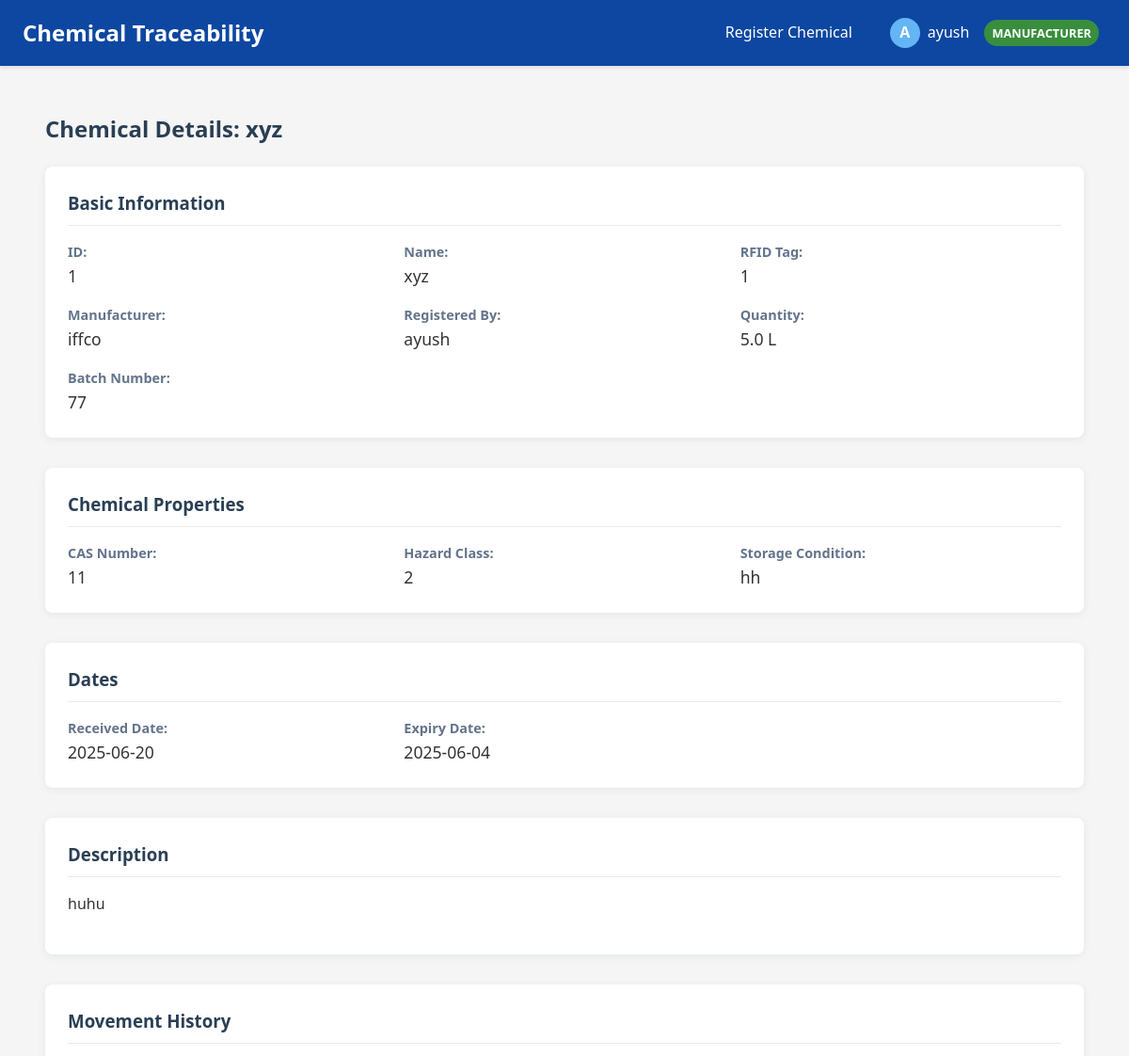
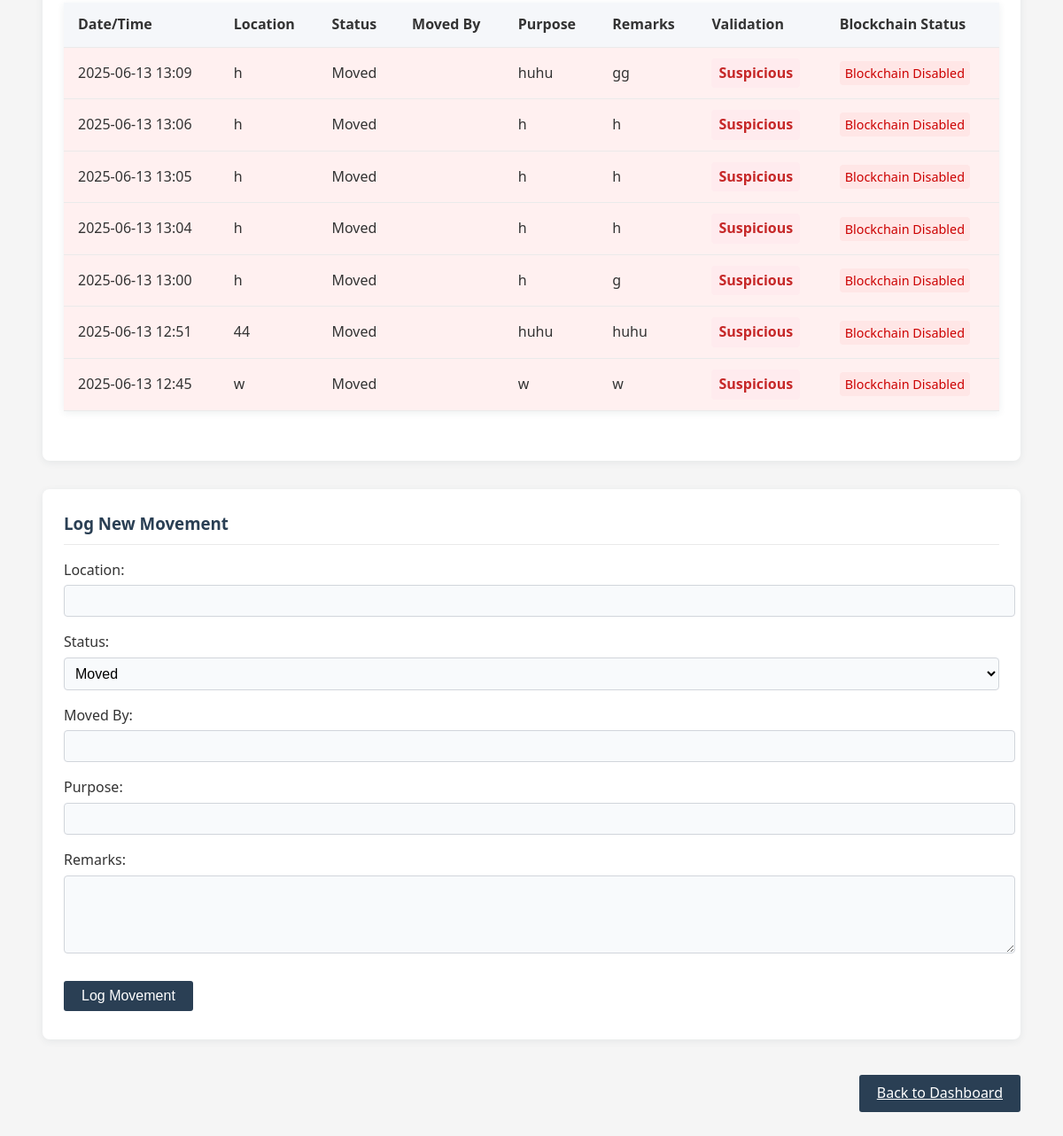
The page /chemical/1 (signed in) on the database its author committed (2 pictures, top to bottom).
### app/models.py (models this page shows, shortened)
class User(UserMixin, db.Model):
    id = db.Column(db.Integer, primary_key=True)
    username = db.Column(db.String(80), unique=True, nullable=False)
    email = db.Column(db.String(120), unique=True, nullable=False)
    password_hash = db.Column(db.String(128), nullable=False)
    first_name = db.Column(db.String(50), nullable=True)
    last_name = db.Column(db.String(50), nullable=True)
    role = db.Column(db.Enum(RoleType), nullable=False)
    active = db.Column(db.Boolean, default=True)
    created_at = db.Column(db.DateTime, default=datetime.utcnow)
    last_login = db.Column(db.DateTime, nullable=True)
    organization_id = db.Column(db.Integer, db.ForeignKey('organization.id'))
    is_admin = db.Column(db.Boolean, default=False)

class Chemical(db.Model):
    id = db.Column(db.Integer, primary_key=True)
    name = db.Column(db.String(80), nullable=False)
    rfid_tag = db.Column(db.String(120), unique=True, nullable=False)
    quantity = db.Column(db.Float, nullable=True)
    unit = db.Column(db.String(20), nullable=True)
    expiry_date = db.Column(db.Date, nullable=True)
    storage_condition = db.Column(db.String(100), nullable=True)
    received_date = db.Column(db.Date, nullable=True)
    batch_number = db.Column(db.String(50), nullable=True)
    hazard_class = db.Column(db.String(50), nullable=True)
    cas_number = db.Column(db.String(50), nullable=True)
    description = db.Column(db.Text, nullable=True)
    current_location = db.Column(db.String(120), nullable=False, default='Storage')
    created_at = db.Column(db.DateTime, default=datetime.utcnow)
    last_updated = db.Column(db.DateTime, default=datetime.utcnow, onupdate=datetime.utcnow)
    registered_by_user_id = db.Column(db.Integer, db.ForeignKey('user.id'), nullable=False)
    manufacturer_org_id = db.Column(db.Integer, db.ForeignKey('organization.id'), nullable=False)
    current_custodian_org_id = db.Column(db.Integer, db.ForeignKey('organization.id'), nullable=False)
    registered_by = db.relationship('User', foreign_keys=[registered_by_user_id], backref='registered_chemicals')
    manufacturer_org = db.relationship('Organization', foreign_keys=[manufacturer_org_id], backref='manufactured_chemicals')
    current_custodian = db.relationship('Organization', foreign_keys=[current_custodian_org_id], backref='possessed_chemicals')

class Organization(db.Model):
    id = db.Column(db.Integer, primary_key=True)
    name = db.Column(db.String(100), nullable=False)
    email_domain = db.Column(db.String(100), nullable=False, unique=True)
    description = db.Column(db.Text, nullable=True)
    created_at = db.Column(db.DateTime, default=datetime.utcnow)
    active = db.Column(db.Boolean, default=True)
    can_manufacture = db.Column(db.Boolean, default=False)
    can_distribute = db.Column(db.Boolean, default=False)
    can_receive = db.Column(db.Boolean, default=False)
    users = db.relationship('User', backref='organization', lazy=True)

class MovementLog(db.Model):
    id = db.Column(db.Integer, primary_key=True)
    tag_id = db.Column(db.String(120), nullable=False)
    location = db.Column(db.String(120), nullable=False)
    timestamp = db.Column(db.DateTime, nullable=False)
    purpose = db.Column(db.String(200), nullable=True)
    status = db.Column(db.String(50), nullable=True)
    remarks = db.Column(db.Text, nullable=True)
    validation_status = db.Column(db.String(20), nullable=False, default='pending')  # Values: 'verified', 'suspicious', 'pending'
    blockchain_recorded = db.Column(db.Boolean, default=False)  # Track if this was recorded on the blockchain
    source_location = db.Column(db.String(120), nullable=True)  # Where the chemical was moved from
    quantity_moved = db.Column(db.Float, nullable=True)  # How much was moved (if partial)
    rfid_device_id = db.Column(db.Integer, db.ForeignKey('rfid_device.id'), nullable=True)  # If logged via hardware
    moved_by_user_id = db.Column(db.Integer, db.ForeignKey('user.id'), nullable=False)
    source_org_id = db.Column(db.Integer, db.ForeignKey('organization.id'), nullable=False)
    destination_org_id = db.Column(db.Integer, db.ForeignKey('organization.id'), nullable=False)
    chemical_id = db.Column(db.Integer, db.ForeignKey('chemical.id'), nullable=False)
    moved_by_user = db.relationship('User', backref='movement_logs')
    source_org = db.relationship('Organization', foreign_keys=[source_org_id], backref='outgoing_movements')
    destination_org = db.relationship('Organization', foreign_keys=[destination_org_id], backref='incoming_movements')
    chemical = db.relationship('Chemical', backref='movement_logs')
    rfid_device = db.relationship('RFIDDevice', backref='movement_logs')

### app/routes/dashboard.py (the view)
@dashboard_bp.route('/chemical/<int:chemical_id>')
@login_required
def chemical_detail(chemical_id):
    chemical = Chemical.query.get_or_404(chemical_id)
    if not current_user.is_admin:
        if current_user.role == RoleType.MANUFACTURER:
            if chemical.manufacturer_org_id != current_user.organization_id:
                flash('You do not have permission to view this chemical.', 'danger')
                return redirect(url_for('dashboard_bp.dashboard'))
        elif current_user.role in [RoleType.DISTRIBUTOR, RoleType.CUSTOMER]:
            if chemical.current_custodian_org_id != current_user.organization_id:
                flash('You do not have permission to view this chemical.', 'danger')
                return redirect(url_for('dashboard_bp.dashboard'))
    movement_logs = MovementLog.query.filter_by(tag_id=chemical.rfid_tag).order_by(MovementLog.timestamp.desc()).all()
    return render_template('chemical_detail.html', chemical=chemical, logs=movement_logs)

### app/templates/chemical_detail.html (shortened to what this page needs)
{% extends "base.html" %}
{% block content %}
<div class="chemical-detail">
    <h2>Chemical Details: {{ chemical.name }}</h2>
    <div class="detail-section">
        <h3>Basic Information</h3>
        <div class="detail-grid">
            <div class="detail-item">
                <span class="label">ID:</span>
                <span class="value">{{ chemical.id }}</span>
            </div>
            <div class="detail-item">
                <span class="label">Name:</span>
                <span class="value">{{ chemical.name }}</span>
            </div>
            <div class="detail-item">
                <span class="label">RFID Tag:</span>
                <span class="value">{{ chemical.rfid_tag }}</span>
            </div>
            <div class="detail-item">
                <span class="label">Manufacturer:</span>
                <span class="value">{{ chemical.manufacturer_org.name if chemical.manufacturer_org else 'Not specified' }}</span>
            </div>
            <div class="detail-item">
                <span class="label">Registered By:</span>
                <span class="value">{{ chemical.registered_by.username if chemical.registered_by else 'Unknown' }}</span>
            </div>
            <div class="detail-item">
                <span class="label">Quantity:</span>
                <span class="value">{{ chemical.quantity if chemical.quantity else 'Not specified' }} {{ chemical.unit if chemical.unit else '' }}</span>
            </div>
            <div class="detail-item">
                <span class="label">Batch Number:</span>
                <span class="value">{{ chemical.batch_number if chemical.batch_number else 'Not specified' }}</span>
            </div>
        </div>
    </div>
    <div class="detail-section">
        <h3>Chemical Properties</h3>
        <div class="detail-grid">
            <div class="detail-item">
                <span class="label">CAS Number:</span>
                <span class="value">{{ chemical.cas_number if chemical.cas_number else 'Not specified' }}</span>
            </div>
            <div class="detail-item">
                <span class="label">Hazard Class:</span>
                <span class="value">{{ chemical.hazard_class if chemical.hazard_class else 'Not specified' }}</span>
            </div>
            <div class="detail-item">
                <span class="label">Storage Condition:</span>
                <span class="value">{{ chemical.storage_condition if chemical.storage_condition else 'Not specified' }}</span>
            </div>
        </div>
    </div>
    <div class="detail-section">
        <h3>Dates</h3>
        <div class="detail-grid">
            <div class="detail-item">
                <span class="label">Received Date:</span>
                <span class="value">{{ chemical.received_date if chemical.received_date else 'Not specified' }}</span>
            </div>
            <div class="detail-item">
                <span class="label">Expiry Date:</span>
                <span class="value">{{ chemical.expiry_date if chemical.expiry_date else 'Not specified' }}</span>
            </div>
        </div>
    </div>
    {% if chemical.description %}
    <div class="detail-section">
        <h3>Description</h3>
        <p>{{ chemical.description }}</p>
    </div>
    {% endif %}
    <div class="detail-section">
        <h3>Movement History</h3>
        {% if logs %}
        <table>
            <tr>
                <th>Date/Time</th>
                <th>Location</th>
                <th>Status</th>
                <th>Moved By</th>
                <th>Purpose</th>
                <th>Remarks</th>
                <th>Validation</th>
                <th>Blockchain Status</th>
            </tr>
            {% for log in logs %}
            <tr class="{{ 'suspicious-movement' if log.validation_status == 'suspicious' else '' }}">
                <td>{{ log.timestamp.strftime('%Y-%m-%d %H:%M') }}</td>
                <td>{{ log.location }}</td>
                <td>{{ log.status if log.status else '' }}</td>
                <td>{{ log.moved_by if log.moved_by else '' }}</td>
                <td>{{ log.purpose if log.purpose else '' }}</td>
                <td>{{ log.remarks if log.remarks else '' }}</td>
                <td>
                    <span class="validation-status {{ log.validation_status }}">
                        {{ log.validation_status | title }}
                    </span>
                </td>
                <td>
                    <div class="blockchain-status" id="verification-{{ loop.index }}" data-validation-status="{{ log.validation_status }}">
                        {% if log.validation_status == 'suspicious' %}
                            <span class="status-text not-verified">Not Recorded</span>
                        {% endif %}
                    </div>
                </td>
            </tr>
            {% endfor %}
        </table>
        {% else %}
        <p>No movement logs found for this chemical.</p>
        {% endif %}
    </div>
    <div class="detail-section">
        <h3>Log New Movement</h3>
        <form method="POST" action="{{ url_for('main.log_event') }}" id="movementForm">
            <div class="form-row">
                <label for="location">Location:</label>
                <input type="text" id="location" name="location" required>
            </div>
            <div class="form-row">
                <label for="status">Status:</label>
                <select id="status" name="status">
                    <option value="Moved">Moved</option>
                </select>
            </div>
            <div class="form-row">
                <label for="moved_by">Moved By:</label>
                <input type="text" id="moved_by" name="moved_by">
            </div>
            <div class="form-row">
                <label for="purpose">Purpose:</label>
                <input type="text" id="purpose" name="purpose">
            </div>
            <div class="form-row">
                <label for="remarks">Remarks:</label>
                <textarea id="remarks" name="remarks"></textarea>
            </div>
            <button type="submit" class="button">Log Movement</button>
        </form>
    </div>
    <div class="actions">
        <a href="{{ url_for('dashboard_bp.dashboard') }}" class="button">Back to Dashboard</a>
    </div>
</div>
{% endblock %}

### app/templates/base.html (shortened to what this page needs)
<!DOCTYPE html>
<html lang="en">
<head>
    <link rel="stylesheet" href="{{ url_for('static', filename='style.css') }}">
</head>
<body>
    <nav class="navbar">
        <div class="logo">Chemical Traceability</div>
        <div class="nav-links">
            {% if current_user.is_authenticated %}
                {% if current_user.role.name == 'MANUFACTURER' %}
                <a href="#">Register Chemical</a>
                {% endif %}
                <div class="user-menu">
                    <div class="user-info" onclick="toggleDropdown()">
                        <div class="user-avatar">{{ current_user.username[0].upper() }}</div>
                        <span class="username">{{ current_user.username }}</span>
                        <span class="role-badge {{ current_user.role.name.lower() }}">{{ current_user.role.name }}</span>
                    </div>
                </div>
            {% else %}
                <a href="{{ url_for('auth.login') }}">Login</a>
                <a href="{{ url_for('auth.register') }}">Register</a>
            {% endif %}
        </div>
    </nav>
    <div class="container">
        <main>
            {% block content %}{% endblock %}
        </main>
    </div>
</body>
</html>

### app/static/style.css (style rules this page uses)
body { font-family: 'Segoe UI', Arial, sans-serif; background: #f4f6fb; margin: 0; padding: 0; color: #333; line-height: 1.6; }
nav { background: #2a3f54; color: #fff; padding: 1rem 2rem; display: flex; align-items: center; justify-content: space-between; }
nav a { color: #fff; text-decoration: none; margin-left: 1rem; font-weight: 500; }
main { padding: 2rem; }
h2 { color: #2a3f54; margin-top: 0; }
table { width: 100%; border-collapse: collapse; background: #fff; box-shadow: 0 2px 8px rgba(44,62,80,0.08); margin-bottom: 2rem; }
th, td { padding: 0.75rem 1rem; border-bottom: 1px solid #eaeaea; text-align: left; }
th { background: #f5f7fa; font-weight: 600; }
.button { background: #2a3f54; color: #fff; border: none; padding: 0.5rem 1.25rem; border-radius: 3px; cursor: pointer; font-size: 1rem; margin: 0.5rem 0; transition: background 0.2s; }
.chemical-detail { max-width: 1200px; margin: 0 auto; }
.detail-section { background: #fff; border-radius: 8px; box-shadow: 0 2px 8px rgba(44,62,80,0.08); padding: 1.5rem; margin-bottom: 2rem; }
.detail-section h3 { color: #2a3f54; margin-top: 0; margin-bottom: 1rem; border-bottom: 1px solid #eaeaea; padding-bottom: 0.5rem; }
.detail-grid { display: grid; grid-template-columns: repeat(auto-fill, minmax(300px, 1fr)); gap: 1rem; }
.detail-item { display: flex; flex-direction: column; }
.detail-item .label { font-weight: 600; color: #64748b; font-size: 0.9rem; }
.detail-item .value { font-size: 1.1rem; }
.form-row { margin-bottom: 1rem; }
.form-row label { display: block; margin-bottom: 0.25rem; font-weight: 500; }
.form-row input, .form-row select, .form-row textarea { width: 100%; padding: 0.5rem; border: 1px solid #d1d5db; border-radius: 4px; font-size: 1rem; background: #f8fafc; }
.form-row textarea { min-height: 70px; }
.actions { margin-top: 2rem; display: flex; justify-content: flex-end; }

### app/templates/base.html (style rules this page uses)
body { font-family: 'Segoe UI', Tahoma, Geneva, Verdana, sans-serif; margin: 0; padding: 0; background-color: #f5f5f5; }
.navbar { background-color: #0d47a1; color: white; display: flex; justify-content: space-between; align-items: center; padding: 0 1.5rem; box-shadow: 0 2px 4px rgba(0,0,0,0.1); }
.logo { font-size: 1.5rem; font-weight: bold; padding: 1rem 0; }
.nav-links { display: flex; align-items: center; }
.nav-links a { color: white; text-decoration: none; padding: 1rem; display: inline-block; transition: background-color 0.3s; }
.user-menu { position: relative; display: inline-block; margin-left: 1rem; }
.user-info { display: flex; align-items: center; cursor: pointer; padding: 0.5rem; border-radius: 4px; }
.user-avatar { width: 32px; height: 32px; border-radius: 50%; margin-right: 0.5rem; background-color: #64b5f6; color: white; display: flex; align-items: center; justify-content: center; font-weight: bold; }
.username { margin-right: 0.5rem; }
.role-badge { display: inline-block; padding: 0.25rem 0.5rem; border-radius: 20px; font-size: 0.8rem; margin-left: 0.5rem; text-transform: uppercase; font-weight: bold; }
.manufacturer { background-color: #388e3c; color: white; }
.container { max-width: 1200px; margin: 0 auto; padding: 1.5rem; }
main { padding: 1.5rem; }

### rows shown on the page
User: username "A", username "ayush", role.name "MANUFACTURER", registered_by "ayush"
Chemical: name "xyz", id "1", rfid_tag "1", quantity "5.0", unit "L", batch_number "77", cas_number "11", hazard_class "2", storage_condition "hh", received_date "2025-06-20", expiry_date "2025-06-04", description "huhu"
Organization: manufacturer_org "iffco"
MovementLog: timestamp "2025-06-13 13:09", location "h", status "Moved", purpose "huhu", remarks "gg", validation_status "Suspicious", shows "Blockchain Disabled"
MovementLog: timestamp "2025-06-13 13:06", location "h", status "Moved", purpose "h", remarks "h", validation_status "Suspicious", shows "Blockchain Disabled"
MovementLog: timestamp "2025-06-13 13:05", location "h", status "Moved", purpose "h", remarks "h", validation_status "Suspicious", shows "Blockchain Disabled"
MovementLog: timestamp "2025-06-13 13:04", location "h", status "Moved", purpose "h", remarks "h", validation_status "Suspicious", shows "Blockchain Disabled"
MovementLog: timestamp "2025-06-13 13:00", location "h", status "Moved", purpose "h", remarks "g", validation_status "Suspicious", shows "Blockchain Disabled"
MovementLog: timestamp "2025-06-13 12:51", location "44", status "Moved", purpose "huhu", remarks "huhu", validation_status "Suspicious", shows "Blockchain Disabled"
MovementLog: timestamp "2025-06-13 12:45", location "w", status "Moved", purpose "w", remarks "w", validation_status "Suspicious", shows "Blockchain Disabled"
